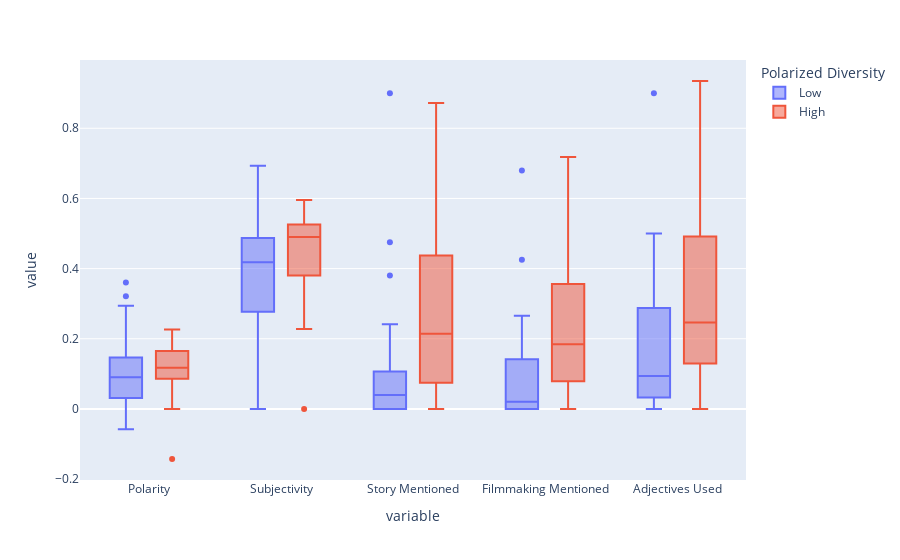

The notebook cell saved with this chart:
### Code cell
fig = px.box(user_data_polarised.melt(id_vars=['Polarized Diversity'], value_vars=numerical_columns), x='variable', y='value', color='Polarized Diversity')

fig.show()

### Figure 1 — Plotly figure (JSON) as saved in the notebook; plotly's stock layout.template omitted (floating-point values rounded to 4 significant figures; data arrays with more than 128 entries replaced by an {"elided": "..."} marker saying what was removed)
{"data": [{"alignmentgroup": "True", "hovertemplate": "Polarized Diversity=Low<br>variable=%{x}<br>value=%{y}<extra></extra>", "legendgroup": "Low", "marker": {"color": "#636efa"}, "name": "Low", "notched": false, "offsetgroup": "Low", "orientation": "v", "showlegend": true, "type": "box", "x": {"elided": "165 str values"}, "x0": " ", "xaxis": "x", "y": {"elided": "165 float values"}, "y0": " ", "yaxis": "y"}, {"alignmentgroup": "True", "hovertemplate": "Polarized Diversity=High<br>variable=%{x}<br>value=%{y}<extra></extra>", "legendgroup": "High", "marker": {"color": "#EF553B"}, "name": "High", "notched": false, "offsetgroup": "High", "orientation": "v", "showlegend": true, "type": "box", "x": {"elided": "200 str values"}, "x0": " ", "xaxis": "x", "y": {"elided": "200 float values"}, "y0": " ", "yaxis": "y"}], "layout": {"boxmode": "group", "legend": {"title": {"text": "Polarized Diversity"}, "tracegroupgap": 0}, "margin": {"t": 60}, "xaxis": {"anchor": "y", "domain": [0, 1], "title": {"text": "variable"}}, "yaxis": {"anchor": "x", "domain": [0, 1], "title": {"text": "value"}}}}
